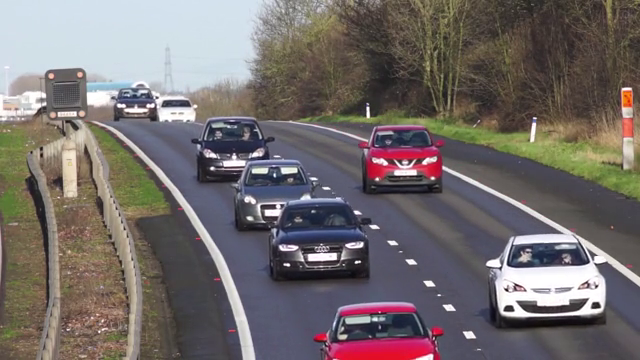
#> input picture frame 37 of 4_image_processing/lesson_4_2_basic_operations/input/cars.mp4, 640 x 360 px, given in place of the camera
$ python save_video.py
#> lines starting #> are read from the running program, lines starting #| are printed output that depends on the picture; after the words box and inside, x2 and y2 are one past the last pixel; in counts of white or black regions, pixels touching at a corner belong together
import cv2

cap = cv2.VideoCapture(0)

_, frame = cap.read()
#> frame is the input picture: shape (360, 640, 3); mean B, G, R 108, 108.8, 115.8
rows = frame.shape[0]
#> rows = 360
cols = frame.shape[1]
#> cols = 640

writer = cv2.VideoWriter("sajjad.mp4", cv2.VideoWriter_fourcc(*'XVID'), 30, (cols, rows))

while True:
    _, frame = cap.read()
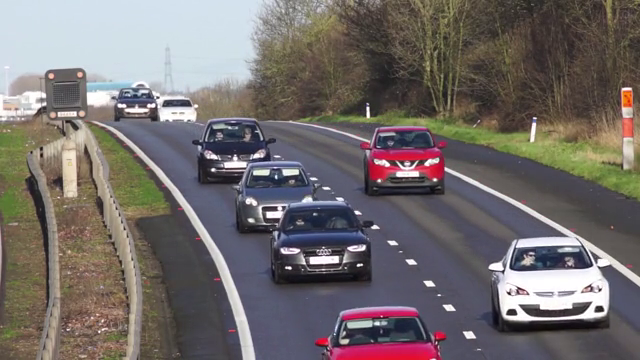
#> input picture frame 38 of 4_image_processing/lesson_4_2_basic_operations/input/cars.mp4, 640 x 360 px, given in place of the camera
#> frame is the input picture: shape (360, 640, 3); mean B, G, R 107.8, 108.9, 115.3

    frame = cv2.cvtColor(frame, cv2.COLOR_BGR2GRAY)
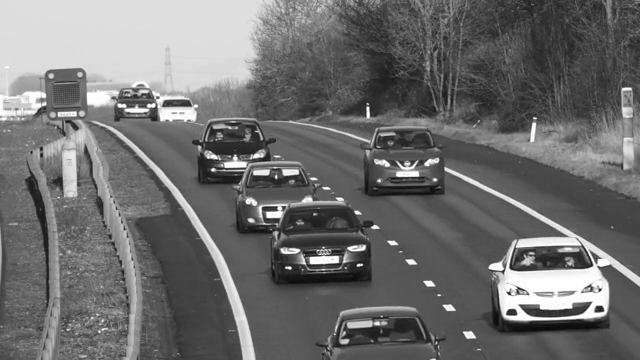
#> frame: shape (360, 640); min 8, max 255, mean 110.7
    _, frame = cv2.threshold(frame, 100, 255, cv2.THRESH_BINARY)
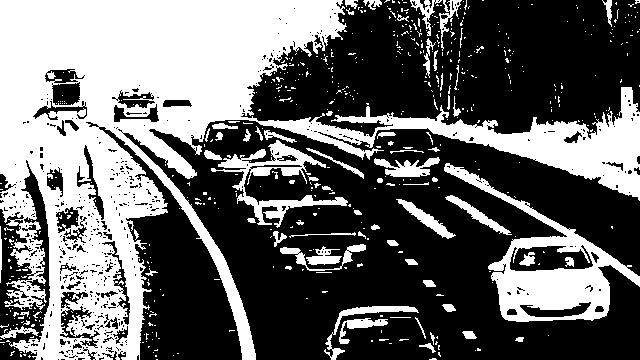
#> frame: shape (360, 640); 40.4% white; 561 white regions (491 under 20 px), largest, box (x1, y1, x2, y2) and area: (0, 0, 640, 360) 72945, (444, 163, 640, 322) 7854, (211, 140, 348, 228) 2775

    frame = cv2.cvtColor(frame, cv2.COLOR_GRAY2BGR)

    writer.write(frame)
    cv2.imshow("result", frame)
    if cv2.waitKey(25) & 0xFF == ord('q'):
#> (key q is pressed here)
        break

writer.release()

$ run again, starting later in the video
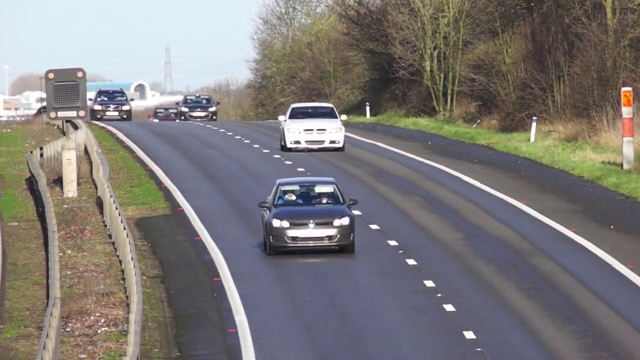
#> input picture frame 169 of 4_image_processing/lesson_4_2_basic_operations/input/cars.mp4, 640 x 360 px, given in place of the camera
#> frame is the input picture: shape (360, 640, 3); mean B, G, R 120.8, 122.1, 125.7
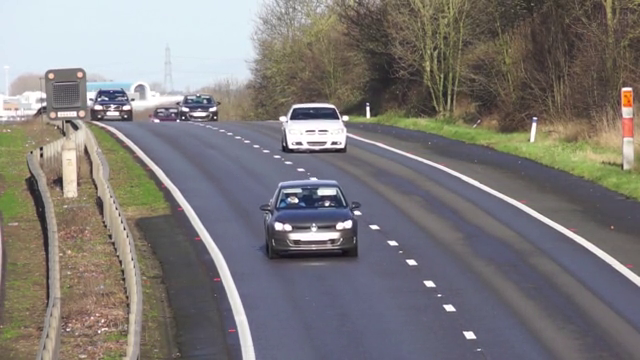
#> input picture frame 170 of 4_image_processing/lesson_4_2_basic_operations/input/cars.mp4, 640 x 360 px, given in place of the camera
#> frame is the input picture: shape (360, 640, 3); mean B, G, R 121.1, 122.3, 126
#> `_, frame = cv2.threshold(frame, 100, 255, cv2.THRESH_BINARY)`:
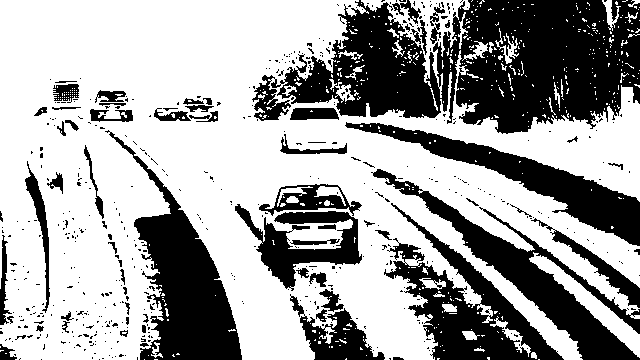
#> frame: shape (360, 640); 63.5% white; 522 black regions (455 under 20 px), largest, box (x1, y1, x2, y2) and area: (252, 0, 640, 134) 31281, (105, 130, 242, 360) 10664, (384, 203, 564, 360) 8777

$ run again, starting later in the video
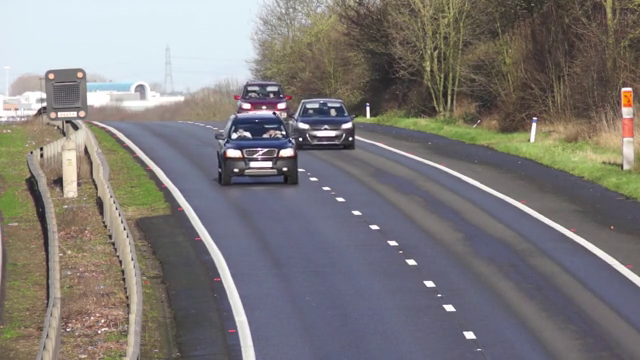
#> input picture frame 301 of 4_image_processing/lesson_4_2_basic_operations/input/cars.mp4, 640 x 360 px, given in place of the camera
#> frame is the input picture: shape (360, 640, 3); mean B, G, R 121.5, 122.7, 126.3
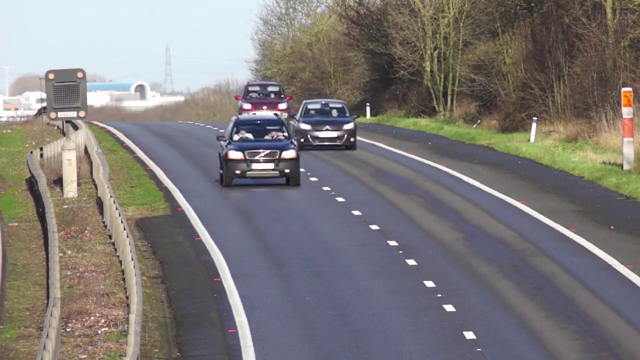
#> input picture frame 302 of 4_image_processing/lesson_4_2_basic_operations/input/cars.mp4, 640 x 360 px, given in place of the camera
#> frame is the input picture: shape (360, 640, 3); mean B, G, R 121.5, 122.8, 126.4
#> `_, frame = cv2.threshold(frame, 100, 255, cv2.THRESH_BINARY)`:
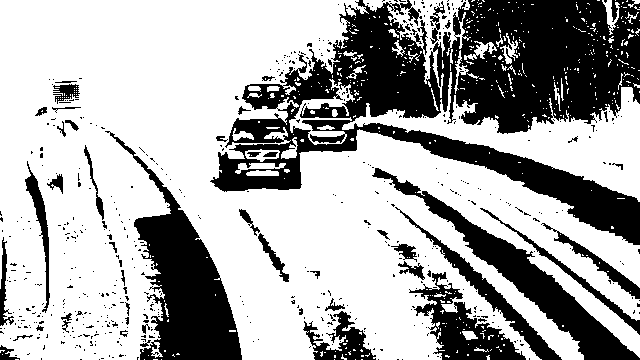
#> frame: shape (360, 640); 66.6% white; 540 black regions (490 under 20 px), largest, box (x1, y1, x2, y2) and area: (210, 0, 640, 245) 43859, (105, 131, 242, 360) 10597, (372, 168, 640, 360) 7126
